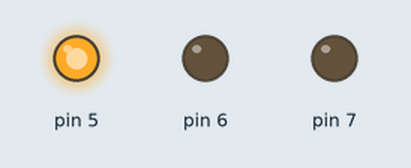
Recording of a sketch running on a simulated Arduino Uno, built with avr-gcc and run on an emulated ATmega328P. On the bench: output pins drawn as LEDs (lit = HIGH).

Above: at 0.5 s.
At 4.5 s:
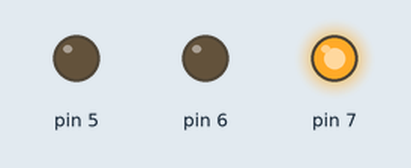
At 7.5 s:
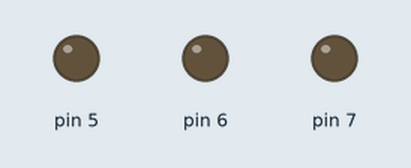
At 14.5 s:
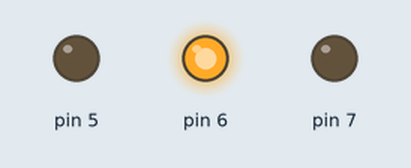
Timing chart, 0 to 15.6 s (numbered marks = the images above):
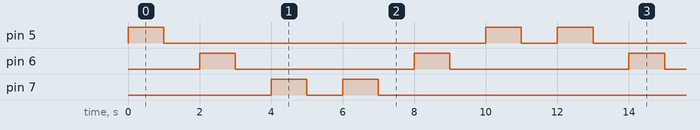

Measured:
- by itself, pin 5: repeats every 12.0 s: LOW 9.0 s, HIGH 1.0 s, LOW 1.0 s, HIGH 1.0 s
- by itself, pin 6: alternates HIGH for 1.0 s and LOW for 5.0 s
- by itself, pin 7: repeats every 12.0 s: LOW 1.0 s, HIGH 1.0 s, LOW 9.0 s, HIGH 1.0 s

The sketch:

LED_CHASER_CODE.INO
```cpp
void setup() {
  pinMode(5,OUTPUT);
  pinMode(6,OUTPUT);
  pinMode(7,OUTPUT);

}

void loop() {
  for (int i=5; i<=7; i=i+1){    // chasing right
    digitalWrite(i, HIGH);         // switching the LED at index i on
    delay(1000);                          // stopping the program for 100 milliseconds
    digitalWrite(i, LOW);
     delay(1000);
  }

  for (int i=7; i>=5; i=i-1){    // chasing right
    digitalWrite(i, HIGH);         // switching the LED at index i on
    delay(1000);                          // stopping the program for 100 milliseconds
    digitalWrite(i, LOW);
     delay(1000);
  }

}
```
